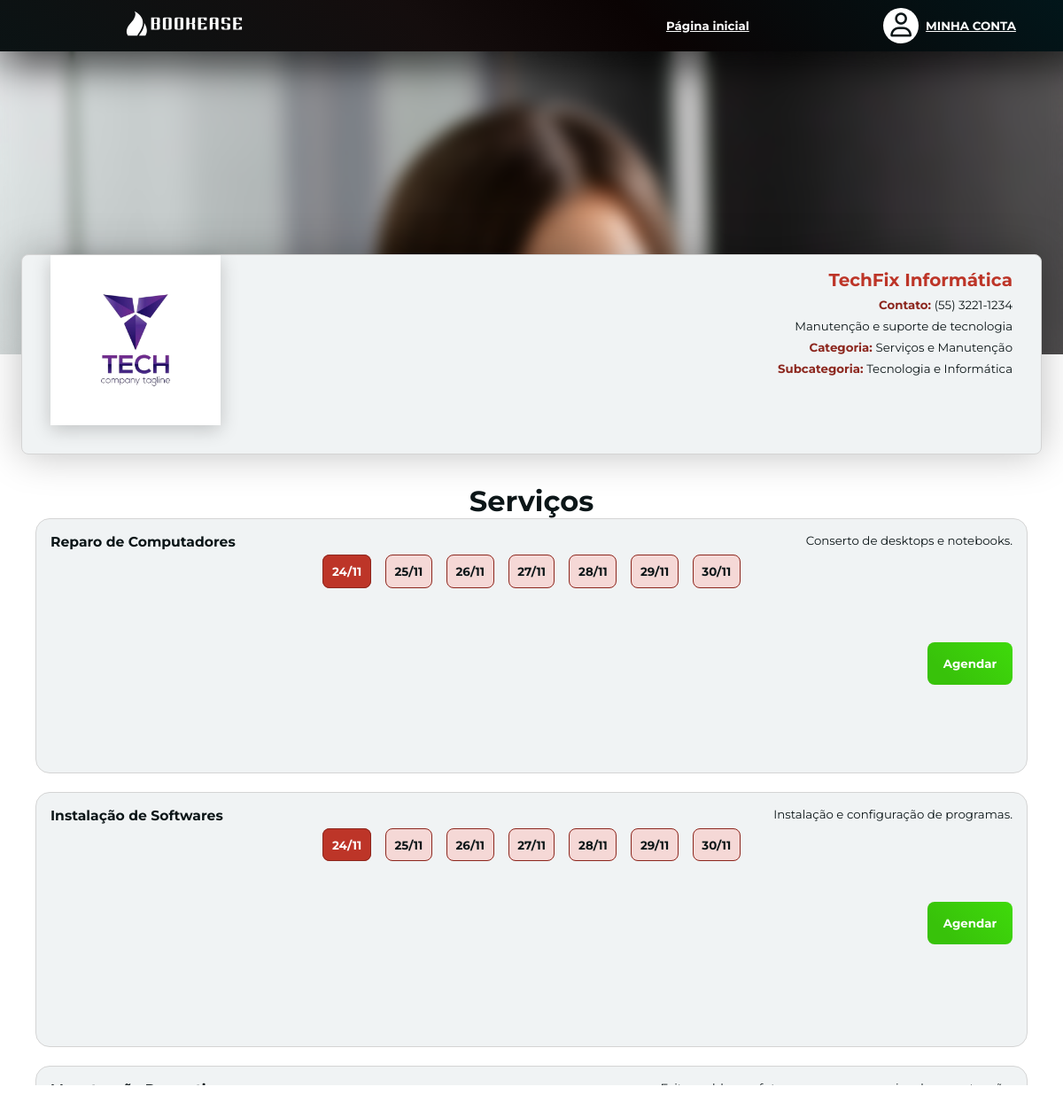
Page /view/establishment_page.php?id=4 (signed in) on the committed database.
### tables this page shows
CREATE TABLE establishments(
	id INT auto_increment,
    cnpj VARCHAR(18) UNIQUE,
    user_id INT,
    name VARCHAR(200),
    email VARCHAR(100),
    phone VARCHAR(14),
    image VARCHAR(100),
    address VARCHAR(200),
    latitude DOUBLE,
    longitude DOUBLE,
    description VARCHAR(200),
    category_id INT,
    subcategory_id INT,
    creation_date DATE,
    PRIMARY KEY(id),
    FOREIGN KEY(user_id) REFERENCES users(id),
    FOREIGN KEY(category_id) REFERENCES categories(id),
    FOREIGN KEY(subcategory_id) REFERENCES subcategories(id)
);

CREATE TABLE categories(
    id INT auto_increment,
    name VARCHAR(100),
    PRIMARY KEY(id)
);

CREATE TABLE subcategories(
    id INT auto_increment,
    name VARCHAR(100),
    category_id INT,
    PRIMARY KEY(id),
    FOREIGN KEY(category_id) REFERENCES categories(id)
);

CREATE TABLE services(
    id INT auto_increment,
    establishments_id INT,
    name VARCHAR(100),
    description VARCHAR(200),
    creation_date DATE,
    PRIMARY KEY(id),
    FOREIGN KEY(establishments_id) REFERENCES establishments(id)
);

### controller/establishments_controller.php (called while the page is built, shortened)
<?php
    include_once '../model/database_connect.php';
    function get_one_establishment($id) {
        $con = new connect_database();
        $con->connect();
        $query = "SELECT establishments.*,
                    categories.name AS category_name,
                    subcategories.name AS subcategory_name
                    FROM establishments
                    JOIN categories ON establishments.category_id = categories.id
                    LEFT JOIN subcategories ON establishments.subcategory_id = subcategories.id
                    WHERE establishments.id = $id;";
        $result = $con->consult($query);
        if($result != null) {
            return $result;
        }
        else {
            return null;
        }
    }
    function get_services_from_establishment($id) {
        $con = new connect_database();
        $con->connect();
        $query = "SELECT * FROM services where establishments_id = $id";
        $result = $con->consult_all($query);
        if($result != null) {
            return $result;
        }
        else {
            return null;
        }
    }
?>

### model/database_connect.php (called while the page is built, shortened)
<?php
class connect_database {
    protected $mysqli;
    protected $host = '127.0.0.1';
    protected $user = 'root';
    protected $password = '12345';
    protected $database = 'bookease';
    public function connect() {
        $this->mysqli = new mysqli($this->host, $this->user, $this->password, $this->database);
        $this->mysqli->set_charset('utf8');
    }
    public function consult($query) {
        try {
            if ($result = $this->mysqli->query($query)){
                $result = mysqli_fetch_assoc($result);
                return $result;
            }
            else {
                $this->rows_affected = 0;
                return null;
            }
        }
        catch (Exception $exc) {
            $this->disconnect();
        }
    }
    public function consult_all($query) {
        try {
            if ($result = $this->mysqli->query($query)){
                $result = $result->fetch_all(MYSQLI_ASSOC);
                return $result;
            }
            else {
                $this->rows_affected = 0;
                return null;
            }
        }
        catch (Exception $exc) {
            $this->disconnect();
        }
    }
}

### view/establishment_page.php (the view, shortened to what this page needs)
<!DOCTYPE html>
<html lang="en">
<head>
    <link rel="stylesheet" href="/public/css/establishment_page.css">
    <link rel="stylesheet" href="/public/css/components/red_button.css">
    <link rel="stylesheet" href="/public/css/components/green_button.css">
    <link rel="stylesheet" href="/public/css/components/header.css">
    <link href='https://unpkg.com/boxicons@2.1.4/css/boxicons.min.css' rel='stylesheet'>
</head>
<body>
    <?php
        require_once '../controller/establishments_controller.php';
        if(isset($_REQUEST) && isset($_REQUEST['id'])) {
            $establishment = get_one_establishment($_REQUEST['id']);
            if(isset($establishment)) {
                if(strlen($establishment['phone']) == 10) {
                    $establishment['phone'] = preg_replace('/(\d{2})(\d{4})(\d+)/', '($1) $2-$3', $establishment['phone']);
                }
                else {
                    $establishment['phone'] = preg_replace('/(\d{2})(\d{5})(\d+)/', '($1) $2-$3', $establishment['phone']);
                }
                $services = get_services_from_establishment($establishment['id']);
            }
        }
    ?>
    <header
        <?php
            if(isset($establishment)) {
                echo '
                    style="background-image: url(../public/images/category_images/'.str_replace(' ','\ ',$establishment['category_name']).'.jpg);
                    background-repeat: no-repeat;
                    background-attachment: fixed;
                    background-position: center 120%;
                    background-size: cover;
                "
                ';
            }
        ?>>
        <div class="header">
            <div class="logo">
                <a href="/view/index.php">
                    <img src="/public/images/logos_horizontal/logo1_white.svg" alt="" class="logo_image">
                </a>
            </div>
            <div class="header_buttons">
                <div class="header_button">
                    <a href="../view/establishments.php">
                        Página inicial
                    </a>
                </div>
                <div class="account_pages">
                    <a href="/view/myaccount.php" class="profile_picture">
                        <i class="fa-regular fa-user"></i>
                    </a>
                    <div>
                        <?php
                            if(!isset($_SESSION['login'])) {
                                echo '
                                    <span class="account_buttons">
                                        <a href="/view/login.php">
                                            ENTRE
                                        </a>
                                        <span>ou</span>
                                    </span>
                                    <span class="account_buttons">
                                        <a href="/view/register.php">
                                            CADASTRE-SE
                                        </a>
                                    </span>
                                ';
                            }
                            else {
                                echo '
                                    <a href="/view/myaccount.php">
                                        <span>MINHA CONTA</span>
                                    </a>
                                ';
                            }
                        ?>
                    </div>
                </div>
            </div>
        </div>
        <div class="header_background_image"></div>
    </header>
    <main>
        <div class="establishment_header">
            <?php
                    if(isset($establishment) && $establishment != null) {
                        echo '
                            <img src="../controller/uploads/'.$establishment['cnpj'].'.jpg" alt="" class="establishment_image">
                            <div class="establishment_info">
                                <h2 class="establishment_title">'.$establishment['name'].'</h2>
                                <p>
                                    <span>Contato: </span>
                                    '.$establishment['phone'].'
                                </p>
                                <p>'.$establishment['description'].'</p>
                                <p>
                                    <span>Categoria: </span>
                                    '.$establishment['category_name'].'
                                </p>
                                <p>
                                    <span>Subcategoria: </span>
                                    '.$establishment['subcategory_name'].'
                                </p>
                            </div>
                        ';
                        }
                    ?>
        </div>
        <div class="establishment_content">
            <div class="row">
                <h1>Serviços</h1>
            </div>
                <div class="establishment_services">
                    <?php
                        if(isset($services)) {
                            foreach($services as $s) {
                                echo '
                                    <div class="service">
                                        <div class="service_info">
                                            <h3>'.$s['name'].'</h3>
                                            <p>'.$s['description'].'</p>
                                        </div>
                                        <form action="../controller/reserve_controller.php" method="post">
                                            <div class="next_week">
                                ';
                                for ($i = 0; $i < 7; $i++) {
                                    $future_date = new DateTime();
                                    $future_date->add(new DateInterval("P{$i}D"));
                                    $formated_date = $future_date->format('d/m');
                                    $mysql_formated_date = $future_date->format('Y-m-d');
                                    $week_day_id = "week_day_$s[id]_$i";
                                    $checked = $i === 0 ? 'checked' : '';
                                    echo '
                                                <div class="form_input">
                                                    <input type="radio" name="available_day" class="available_day_'.$s['id'].'" id="'.$week_day_id.'" value="'.$mysql_formated_date.'" '.$checked.'>
                                                    <label for="'.$week_day_id.'" class="service_button">'.$formated_date.'</label>
                                                </div>
                                    ';
                                }
                                echo '
                                            </div>
                                            <div class="days_slider" id="days_slider_'.$s['id'].'">
                                ';
                                for($i=0; $i<7; $i++) {
                                    echo '
                                        <div class="available_times slide">
                                    ';
                                    echo '
                                                </div>
                                    ';
                                }
                                echo '
                                            </div>
                                            <div class="green_button submit_button">
                                                <button type="submit" name="register_reserve" value="'.$s['id'].'">Agendar</button>
                                            </div>
                                            <input type="hidden" name="establishment_id" value="'.$establishment['id'].'">
                                            <input type="hidden" name="service_id" value="'.$s['id'].'">
                                        </form>
                                </div>
                                ';
                            }
                        }
                    ?>
                </div>
            </div>
    </main>
</body>
</html>

### public/css/establishment_page.css (style rules this page uses)
@media only screen and (min-width: 1200px) { .row { width: 100%; display: flex; flex-direction: row; justify-content: space-around; align-items: flex-start; } }
@media only screen and (min-width: 1200px) { header { height: 25rem; background: linear-gradient(45deg, #0b1314 0%, #140d0d 40%, #0a0303 60%, #02161a 100%); background-repeat: no-repeat; background-attachment: fixed; background-position: center 175%; background-size: cover; } }
@media only screen and (min-width: 1200px) { .header_background_image { width: 100%; height: 100%; background-color: rgba(0, 0, 0, 0); backdrop-filter: blur(9px); } }
@media only screen and (min-width: 1200px) { main { display: flex; flex-direction: column; justify-content: center; align-items: center; } }
@media only screen and (min-width: 1200px) { .establishment_content { transform: translateY(-5rem); width: 70rem; display: flex; flex-direction: column; justify-content: flex-start; align-items: center; color: var(--gray-1); } }
@media only screen and (min-width: 1200px) { .service, .service_register { display: flex; flex-direction: column; background-color: var(--white-2); border: 1px solid var(--gray-3); border-radius: 1rem; width: 100%; padding: 1rem; font-size: var(--font-sm); } }
@media only screen and (min-width: 1200px) { .service_button { padding: .6rem; border-radius: .5rem; border: 1px solid var(--red-2); background-color: var(--red-3); color: var(--gray-1); font-weight: bold; cursor: pointer; transition: all ease-in-out 0.3s; } }
@media only screen and (min-width: 1200px) { input[type=radio]:checked + .service_button, input[type=checkbox]:checked + .service_button { background-color: var(--red-1); color: var(--white-1); } }

### public/css/components/header.css (style rules this page uses)
@media only screen and (min-width: 1200px) { header { width: 100%; display: flex; flex-direction: column; justify-content: flex-start; align-items: center; } }
@media only screen and (min-width: 1200px) { .header { width: 100%; display: flex; flex-direction: row; justify-content: space-between; align-items: center; height: 4.2rem; background: linear-gradient(45deg, #0b1314 0%, #140d0d 40%, #0a0303 60%, #02161a 100%); box-shadow: 10px 10px 40px 5px rgba(0,0,0,0.75); } }
@media only screen and (min-width: 1200px) { .logo { width: 26rem; height: 100%; display: flex; flex-direction: row; justify-content: center; align-items: center; } }
@media only screen and (min-width: 1200px) { .logo_image { min-width: var(--logo-size); max-width: var(--logo-size); transition: all ease-in-out 0.45s; } }

### public/css/global.css (style rules this page uses)
* { box-sizing: border-box; margin: 0; padding: 0; font-family: 'Montserrat'; scroll-behavior: smooth; }
a { color: var(--red-1); }
:root { --logo-size: 8.5rem; --red-1: #bd3528; --red-2: #8C271E; --red-3: #f5d8d6; --gray-1: #0C1618; --gray-2: #4b6268; --gray-3: #d4d4d4; --white-1: #FFF; --white-2: #f0f3f4; --white-3: #f5f3f3; --green-1: #5cb85c; --green-2: #b8e0b8; --success: #339900; --alert: #EAAA00; --warning: #cc3300; --font-xsm: 8pt; --font-sm: 10pt; --font-md: 12pt; --font-lg: 14pt; --font-xl: 16pt; --font-xxl: 18pt; }

### rows in the picture
establishments: category.name (picture), cnpj (picture), name "TechFix Informática", description "Manutenção e suporte de tecnologia", category.name "Serviços e Manutenção", subcategory.name "Tecnologia e Informática"
services: name "Reparo de Computadores", description "Conserto de desktops e notebooks.", $s['id'] 16 (drawn)
services: name "Instalação de Softwares", description "Instalação e configuração de programas.", $s['id'] 17 (drawn)

### other values in the picture
$establishment['phone'] "(55) 3221-1234"
